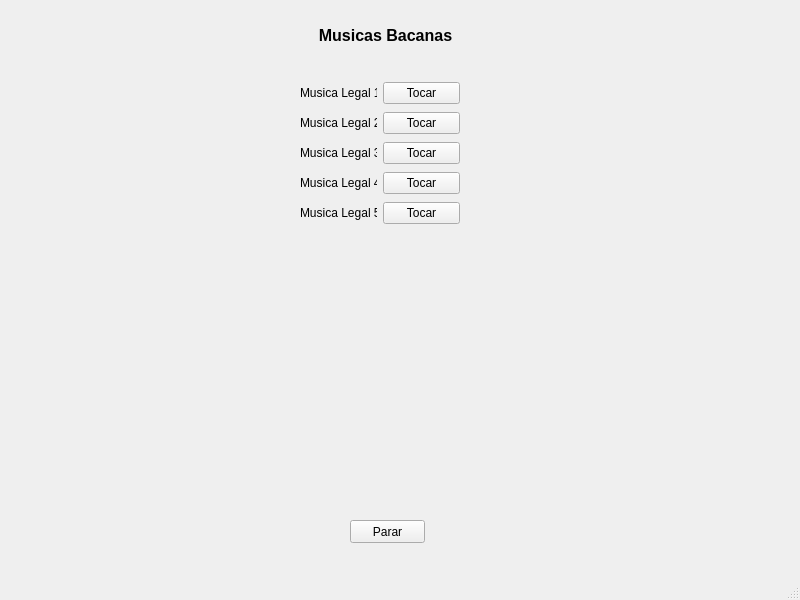
<?xml version="1.0" encoding="UTF-8"?>
<ui version="4.0">
 <class>MainWindow</class>
 <widget class="QMainWindow" name="MainWindow">
  <property name="geometry">
   <rect>
    <x>0</x>
    <y>0</y>
    <width>800</width>
    <height>600</height>
   </rect>
  </property>
  <property name="windowTitle">
   <string>MainWindow</string>
  </property>
  <widget class="QWidget" name="centralwidget">
   <widget class="QWidget" name="verticalLayoutWidget">
    <property name="geometry">
     <rect>
      <x>300</x>
      <y>80</y>
      <width>160</width>
      <height>151</height>
     </rect>
    </property>
    <layout class="QVBoxLayout" name="verticalLayout">
     <item>
      <layout class="QHBoxLayout" name="horizontalLayout">
       <item>
        <widget class="QLabel" name="label">
         <property name="text">
          <string>Musica Legal 1</string>
         </property>
        </widget>
       </item>
       <item>
        <widget class="QPushButton" name="pushButton">
         <property name="text">
          <string>Tocar</string>
         </property>
        </widget>
       </item>
      </layout>
     </item>
     <item>
      <layout class="QHBoxLayout" name="horizontalLayout_2">
       <item>
        <widget class="QLabel" name="label_2">
         <property name="text">
          <string>Musica Legal 2</string>
         </property>
        </widget>
       </item>
       <item>
        <widget class="QPushButton" name="pushButton_2">
         <property name="text">
          <string>Tocar</string>
         </property>
        </widget>
       </item>
      </layout>
     </item>
     <item>
      <layout class="QHBoxLayout" name="horizontalLayout_3">
       <item>
        <widget class="QLabel" name="label_3">
         <property name="text">
          <string>Musica Legal 3</string>
         </property>
        </widget>
       </item>
       <item>
        <widget class="QPushButton" name="pushButton_3">
         <property name="text">
          <string>Tocar</string>
         </property>
        </widget>
       </item>
      </layout>
     </item>
     <item>
      <layout class="QHBoxLayout" name="horizontalLayout_4">
       <item>
        <widget class="QLabel" name="label_4">
         <property name="text">
          <string>Musica Legal 4</string>
         </property>
        </widget>
       </item>
       <item>
        <widget class="QPushButton" name="pushButton_4">
         <property name="text">
          <string>Tocar</string>
         </property>
        </widget>
       </item>
      </layout>
     </item>
     <item>
      <layout class="QHBoxLayout" name="horizontalLayout_5">
       <item>
        <widget class="QLabel" name="label_5">
         <property name="text">
          <string>Musica Legal 5</string>
         </property>
        </widget>
       </item>
       <item>
        <widget class="QPushButton" name="pushButton_5">
         <property name="text">
          <string>Tocar</string>
         </property>
        </widget>
       </item>
      </layout>
     </item>
    </layout>
   </widget>
   <widget class="QLabel" name="label_6">
    <property name="geometry">
     <rect>
      <x>260</x>
      <y>20</y>
      <width>251</width>
      <height>31</height>
     </rect>
    </property>
    <property name="font">
     <font>
      <pointsize>12</pointsize>
      <weight>75</weight>
      <bold>true</bold>
     </font>
    </property>
    <property name="text">
     <string>Musicas Bacanas</string>
    </property>
    <property name="alignment">
     <set>Qt::AlignCenter</set>
    </property>
   </widget>
   <widget class="QLabel" name="label_7">
    <property name="geometry">
     <rect>
      <x>130</x>
      <y>290</y>
      <width>521</width>
      <height>211</height>
     </rect>
    </property>
    <property name="font">
     <font>
      <pointsize>12</pointsize>
      <weight>75</weight>
      <bold>true</bold>
     </font>
    </property>
    <property name="text">
     <string/>
    </property>
    <property name="alignment">
     <set>Qt::AlignCenter</set>
    </property>
   </widget>
   <widget class="QPushButton" name="pushButton_6">
    <property name="geometry">
     <rect>
      <x>350</x>
      <y>520</y>
      <width>75</width>
      <height>23</height>
     </rect>
    </property>
    <property name="text">
     <string>Parar</string>
    </property>
   </widget>
  </widget>
  <widget class="QMenuBar" name="menubar">
   <property name="geometry">
    <rect>
     <x>0</x>
     <y>0</y>
     <width>800</width>
     <height>21</height>
    </rect>
   </property>
  </widget>
  <widget class="QStatusBar" name="statusbar"/>
 </widget>
 <resources/>
 <connections/>
</ui>
